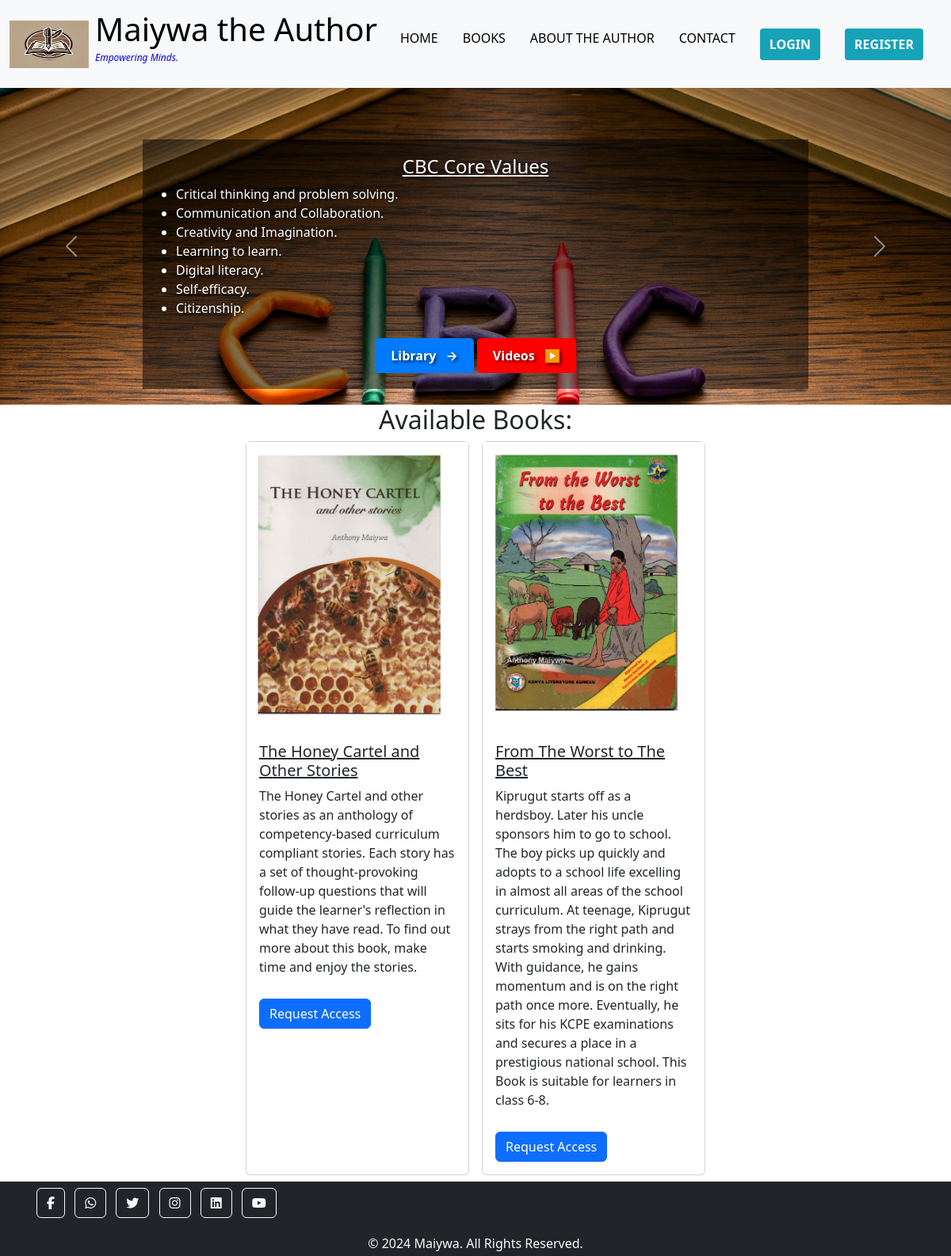
The page / on the database its author committed.
### bookstore/models.py (models this page shows, shortened)
class Book(models.Model):
    title = models.CharField(max_length=200)
    description = models.TextField()
    image = models.ImageField(upload_to='book_covers/', null=True, blank=True)
    pdf = models.FileField(upload_to='books_pdfs/')
    uploaded_at = models.DateTimeField(default=timezone.now)

### bookstore/views.py (the view)
# urls.py: path('', views.home, name='home'),                      # Homepage
def home(request):
    books = Book.objects.all()
    user_requests = UserRequest.objects.filter(user=request.user) if request.user.is_authenticated else []
    requests_dict = {user_request.book.id: user_request for user_request in user_requests}
    return render(request, 'bookstore/home.html', {'books': books, 'requests_dict': requests_dict})

### bookstore/templatetags/custom_tags.py (called while the page is built)
@register.filter(name='dict_key')
def dict_key(dictionary, key):
    value = dictionary.get(key)
    return value.get('approved') if isinstance(value, dict) else None

### bookstore/templates/bookstore/home.html (shortened to what this page needs)
    {% extends 'bookstore/base.html' %}
    {% load custom_tags %}
    {% load static %}
    {% block content %}
    <div id="carouselExampleIndicators" class="carousel slide" data-bs-ride="carousel">
        <div class="carousel-inner">
            <div class="carousel-item active" data-bs-interval="5000">
                <img src="{% static 'images/pic1.jpeg' %}" class="d-block w-100 custom-carousel-image" alt="CBC Communication">
                <div class="carousel-caption">
                    <h4><u>CBC Core Values</u></h4>
                    <div class="core-values" style="text-align: left;">
                        <ul>
                            <li>Critical thinking and problem solving.</li>
                            <li>Communication and Collaboration.</li>
                            <li>Creativity and Imagination.</li>
                            <li>Learning to learn.</li>
                            <li>Digital literacy.</li>
                            <li>Self-efficacy.</li>
                            <li>Citizenship.</li>
                        </ul>
                    </div>
                    <a href="{% url 'books' %}" class="carousel-button">Library <span class="arrow">→</span></a>
                    <a href="{% url 'videos' %}" class="carousel-button" style="background-color: red;">Videos <span class="arrow">▶️</span></a>
                </div>
            </div>
        <button class="carousel-control-prev" type="button" data-bs-target="#carouselExampleIndicators" data-bs-slide="prev">
            <span class="carousel-control-prev-icon" aria-hidden="true"></span>
        </button>
        <button class="carousel-control-next" type="button" data-bs-target="#carouselExampleIndicators" data-bs-slide="next">
            <span class="carousel-control-next-icon" aria-hidden="true"></span>
        </button>
    </div>
    <div class="container-fluid">
        <h2 style="text-align: center;">Available Books:</h2>
        <div class="row g-3 justify-content-center">
            {% for book in books %}
            <div class="col-md-3 d-flex align-items-stretch">
                <div class="card mb-2">
                    {% if book.image %}
                    <img src="{{ book.image.url }}" alt="Cover Image" style="width:auto; height:auto;">
                    {% endif %}
                    <div class="card-body">
                        <h5 class="book-title-sm"><u>{{ book.title }}</u> </h5>
                        <p class="card-text">{{ book.description }}</p>
                        {% if requests_dict|dict_key:book.id %}
                            {% if requests_dict|dict_key:book.id %}
                                <a href="{% url 'read_book' book.id %}" class="btn btn-success">Read Book</a>
                            {% else %}
                                <button class="btn btn-secondary" disabled>Pending Approval</button>
                        {% endif %}
                        {% else %}
                            <a href="{% url 'book_request' book.id %}" class="btn btn-primary">Request Access</a>
                        {% endif %}
                    </div>
                </div>
            </div>
            {% endfor %}
        </div>
    </div>
{% endblock %}

### bookstore/templates/bookstore/base.html (shortened to what this page needs)
<!DOCTYPE html>
<html lang="en">
    <head>
        {% load static %}
        <link href="{% static 'css/styles.css' %}" rel="stylesheet">
        <link href="https://cdn.jsdelivr.net/npm/bootstrap@5.3.0-alpha1/dist/css/bootstrap.min.css" rel="stylesheet">
        <link href="https://cdnjs.cloudflare.com/ajax/libs/font-awesome/6.0.0-beta3/css/all.min.css" rel="stylesheet">
    </head>
<body>
<nav class="navbar navbar-expand-lg navbar-light bg-light">
    <div class="container-fluid">
        <a class="navbar-brand d-flex align-items-center" href="{% url 'home' %}">
            <img src="{% static 'images/logo.webp' %}" alt="Logo" class="logo-img">
            <span class="ms-2 text-container">
                <h1 class="navbar-title">Maiywa the Author</h1>
                <p class="slogan" style="color: blue;">Empowering Minds.</p>
            </span>
        </a>
        <div class="collapse navbar-collapse justify-content-end" id="navbarNav">
            <ul class="navbar-nav">
                <li class="nav-item active">
                    <a class="nav-link" href="{% url 'home' %}">HOME</a>
                </li>
                <li class="nav-item">
                    <a class="nav-link" href="{% url 'books' %}">BOOKS</a>
                </li>
                <li class="nav-item active">
                    <a class="nav-link" href="{% url 'about' %}">ABOUT THE AUTHOR</a>
                </li>
                <li class="nav-item">
                    <a class="nav-link" href="{% url 'contact' %}">CONTACT</a>
                </li>
                {% if user.is_authenticated %}
                    <form action="{% url 'logout' %}" method="post" style="display:inline;">
                        {% csrf_token %}
                        <button type="submit" class="btn btn-link nav-link"><button class="button3">LOGOUT</button></button>
                    </form>
                {% else %}
                    <li class="nav-item">
                        <a class="nav-link" href="{% url 'login' %}"><button class="button1"><b>LOGIN</b></button></a>
                    </li>
                    <li class="nav-item">
                        <a class="nav-link" href="{% url 'register' %}"><button class="button2"><b>REGISTER</b></button></a>
                    </li>
                {% endif %}
            </ul>
        </div>
    </div>
</nav>
    <div class="content">
        {% block content %}
        {% endblock %}
    </div>
    <footer class="bg-dark text-light text-center text-lg-start">
        <div class="container py-2">
            <section class="mb-2">
                <a class="btn btn-outline-light btn-floating mx-1" href="https://www.facebook.com/profile.php?id=61567471892065&mibextid=ZbWKwL" target="_blank" role="button">
                    <i class="fab fa-facebook-f"></i>
                </a>
                <a class="btn btn-outline-light btn-floating mx-1" href="https://wa.me/1234567890" target="_blank" role="button">
                    <i class="fab fa-whatsapp"></i>
                </a>
                <a class="btn btn-outline-light btn-floating mx-1" href="https://x.com/Anthony_Maiywa" target="_blank" role="button">
                    <i class="fab fa-twitter"></i>
                </a>
                <a class="btn btn-outline-light btn-floating mx-1" href="https://www.instagram.com/maiywaanthony/" target="_blank" role="button">
                    <i class="fab fa-instagram"></i>
                </a>
                <a class="btn btn-outline-light btn-floating mx-1" href="
https://www.linkedin.com/in/anthony-maiywa-203bb8124" target="_blank" role="button">
                    <i class="fab fa-linkedin"></i>
                </a>
                <a class="btn btn-outline-light btn-floating mx-1" href="https://www.youtube.com/@anthonymaiywa1468" target="_blank" role="button">
                    <i class="fab fa-youtube"></i>
                </a>
            </section>
        </div>
        <div class="text-center py-1 bg-dark text-light">
            &copy; 2024 Maiywa. All Rights Reserved.
        </div>
    </footer>
</body>
</html>

### static/css/styles.css (style rules this page uses)
html, body { height: 100%; margin: 0; display: flex; flex-direction: column; }
.content { flex: 1; }
.navbar-brand { font-size: 1.5rem; font-weight: bold; }
.logo-img { height: 60px; width: 100px; }
.slogan { font-style: italic; font-weight: lighter; font-size: 1rem; }
.button1 { color: green; border: red; border-radius: 5%; background-color: white; }
.button2 { color:blue; border: red; border-radius: 5%; background-color: white; }
body { background-color: #f8f9fa; }
.btn-primary { margin-top: 20px; }
body { font-family: 'Poppins', sans-serif; }
.navbar { background-color: #343a40; font-size: 16px; }
.navbar-brand { color: white; font-weight: bold; font-size: 1.2rem; }
.navbar-brand .slogan { font-size: 0.75rem; font-style: italic; color: #f8f9fa; margin-top: -5px; }
.navbar-nav .nav-item { margin-right: 15px; }
.navbar-nav .nav-link { color: black; padding: 8px 15px; transition: color 0.3s ease, background-color 0.3s ease; }
button.button1, button.button2, button.button3 { font-weight: bold; background-color: #17a2b8; border: none; color: white; padding: 8px 12px; border-radius: 4px; cursor: pointer; transition: background-color 0.3s ease; }
.custom-carousel-image { max-height: 400px; object-fit: cover; }
.carousel-caption { font-size: 1rem; text-shadow: 2px 2px 4px rgba(0, 0, 0, 0.7); background: rgba(0, 0, 0, 0.5); padding: 10px; text-shadow: #343a40; }
.card { display: flex; flex-direction: column; height: 100%; }
.card-body { flex: 1; }
.card-title, .card-text { margin-bottom: 0.5rem; }
.card img { max-width: 100%; height: auto; }
.carousel-button { display: inline-block; margin-top: 10px; padding: 10px 20px; background-color: #007bff; color: #ffffff; text-decoration: none; font-weight: bold; border-radius: 5px; transition: background-color 0.3s ease, transform 0.3s ease; cursor: pointer; }
.carousel-button .arrow { display: inline-block; margin-left: 8px; transition: transform 0.3s ease; }
.carousel-button .arrow { display: inline-block; margin-left: 8px; animation: bounce 1s infinite; }
.carousel-button { display: inline-block; margin-top: 10px; padding: 10px 20px; background-color: #007bff; color: #ffffff; text-decoration: none; font-weight: bold; border-radius: 5px; cursor: pointer; animation: button-bounce 1.5s infinite; transition: background-color 0.3s ease; }
.carousel-button .arrow { display: inline-block; margin-left: 8px; animation: arrow-bounce 1.5s infinite; }

### rows shown on the page
Book: image (picture), title "The Honey Cartel and Other Stories", description "The Honey Cartel and other stories as an anthology of competency-based curriculum compliant stories. Each story has a set of thought-provoking follow-up questions that will guide the learner's reflection in what they have read. To find out more about this book, make time and enjoy the stories.", shows "Request Access"
Book: image (picture), title "From The Worst to The Best", description "Kiprugut starts off as a herdsboy. Later his uncle sponsors him to go to school. The boy picks up quickly and adopts to a school life excelling in almost all areas of the school curriculum. At teenage, Kiprugut strays from the right path and starts smoking and drinking. With guidance, he gains momentum and is on the right path once more. Eventually, he sits for his KCPE examinations and secures a place in a prestigious national school. This Book is suitable for learners in class 6-8.", shows "Request Access"
